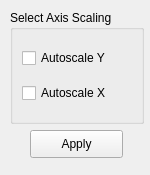
<?xml version="1.0" encoding="UTF-8"?>
<ui version="4.0">
 <class>GraphSettingsForm</class>
 <widget class="QWidget" name="GraphSettingsForm">
  <property name="geometry">
   <rect>
    <x>0</x>
    <y>0</y>
    <width>150</width>
    <height>175</height>
   </rect>
  </property>
  <property name="minimumSize">
   <size>
    <width>150</width>
    <height>175</height>
   </size>
  </property>
  <property name="maximumSize">
   <size>
    <width>150</width>
    <height>175</height>
   </size>
  </property>
  <property name="windowTitle">
   <string>Form</string>
  </property>
  <widget class="QGroupBox" name="selectBox">
   <property name="geometry">
    <rect>
     <x>10</x>
     <y>10</y>
     <width>134</width>
     <height>114</height>
    </rect>
   </property>
   <property name="title">
    <string>Select Axis Scaling</string>
   </property>
   <layout class="QGridLayout" name="gridLayout">
    <item row="0" column="0">
     <widget class="QCheckBox" name="autoscaleYcheckbox">
      <property name="text">
       <string>Autoscale Y</string>
      </property>
     </widget>
    </item>
    <item row="1" column="0">
     <widget class="QCheckBox" name="autoscaleXcheckbox">
      <property name="text">
       <string>Autoscale X</string>
      </property>
     </widget>
    </item>
   </layout>
  </widget>
  <widget class="QPushButton" name="applyButton">
   <property name="geometry">
    <rect>
     <x>30</x>
     <y>130</y>
     <width>93</width>
     <height>28</height>
    </rect>
   </property>
   <property name="text">
    <string>Apply</string>
   </property>
  </widget>
 </widget>
 <resources/>
 <connections/>
</ui>
